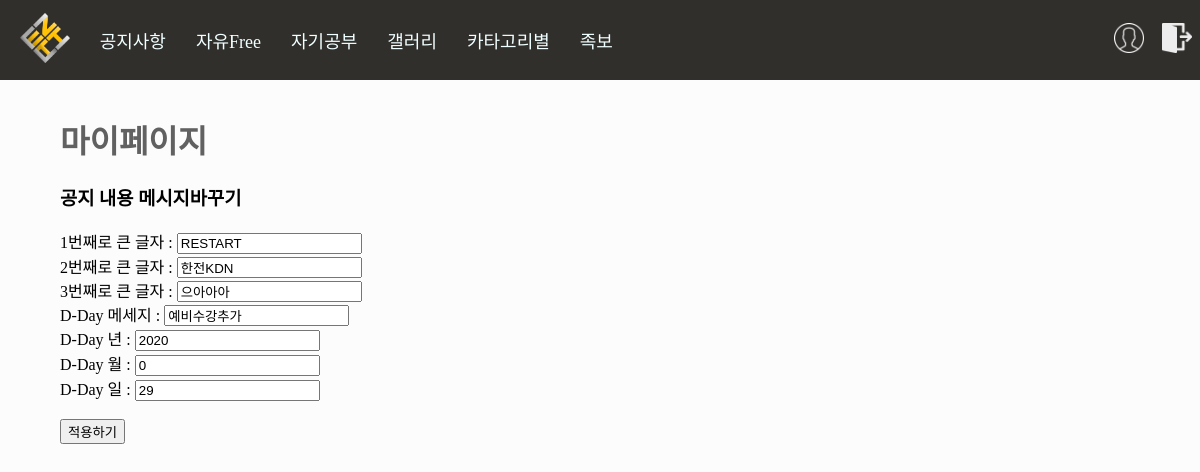
/account/main_message/ (signed in), run on an earlier commit of the app's database.
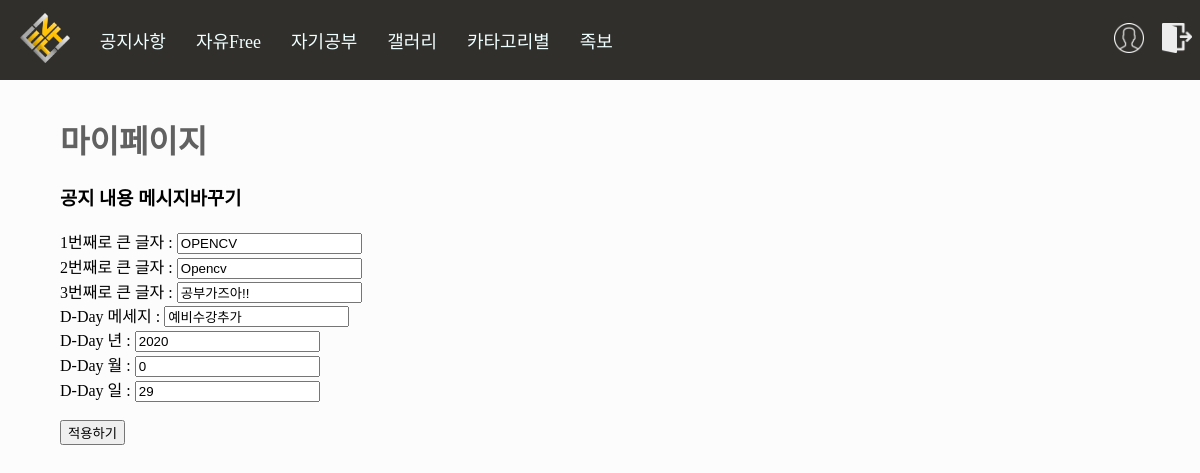
And on a later commit of the database.
### account/models.py (models this page shows, shortened)
class Main_Message(models.Model): #메인페이지에 있는 영어들 관리자가 직접 수정할 수 있도록 만들기 위해서 만든 것!
    big_message = models.TextField(max_length=30)
    middle_message = models.TextField(max_length=30)
    low_message = models.TextField(max_length=30)
    d_day_message = models.TextField(max_length=30)
    d_day_year = models.CharField(max_length=30)
    d_day_month = models.CharField(max_length=30)
    d_day_day = models.CharField(max_length=30)

### account/views.py (the view, shortened to what this page needs)
# urls.py: path('main_message/', views.main_message, name='main_message'),
@login_required(login_url='/account/login/')
def main_message(request):
    profile = Profile.objects.get(user__username=request.user)
    if profile.UserType == "99" or profile.UserType == "98":
        Main_Message_Show = Main_Message.objects.get(id=1)
        content={
            "big_message":Main_Message_Show.big_message,
            "middle_message":Main_Message_Show.middle_message,
            "low_message":Main_Message_Show.low_message,
            "d_day_message":Main_Message_Show.d_day_message,
            "d_day_year":Main_Message_Show.d_day_year,
            "d_day_month":Main_Message_Show.d_day_month,
            "d_day_day":Main_Message_Show.d_day_day
        }
        return render(request, "main_message.html", content)
    else:
        return redirect("/account/mypage/")

### account/templates/main_message.html (shortened to what this page needs)
{%extends 'base.html'%}
{%block contents%}
<div style="margin:3% 5%; height:55%;">
    <h1><a href="../mypage/">마이페이지</a></h1>
    <h3>공지 내용 메시지바꾸기</h3>
<form method="POST" action="{%url 'main_message'%}">
    1번째로 큰 글자 : <input type="text" name="big_message" value="{{big_message}}" required/><br>
    2번째로 큰 글자 : <input type="text" name="middle_message" value="{{middle_message}}" required/><br>
    3번째로 큰 글자 : <input type="text" name="low_message" value="{{low_message}}" required/><br>
    D-Day 메세지 : <input type="text" name="d_day_message" value="{{d_day_message}}" required/><br>
    D-Day 년 : <input type="text" name="d_day_year" value="{{d_day_year}}" required/><br>
    D-Day 월 : <input type="text" name="d_day_month" value="{{d_day_month}}" required/><br>
    D-Day 일 : <input type="text" name="d_day_day" value="{{d_day_day}}" required/><br><br>
    <input type="submit" value="적용하기">
</form>
</div>
{%endblock%}

What changed in the data, as far as the page shows it:
changed Main_Message "예비수강추가": big_message "RESTART" → "OPENCV"; middle_message "한전KDN" → "Opencv"; low_message "으아아아" → "공부가즈아!!"
